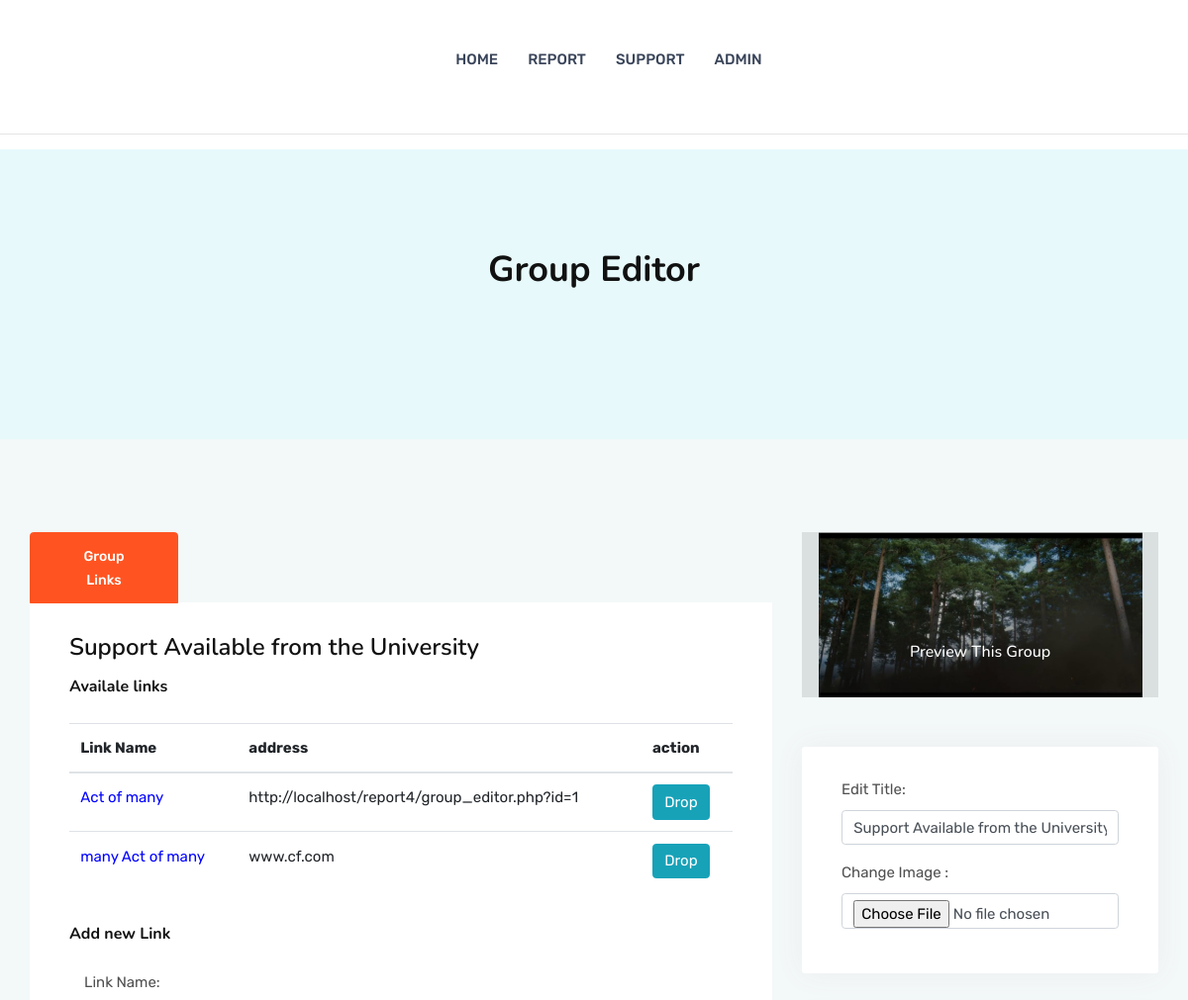
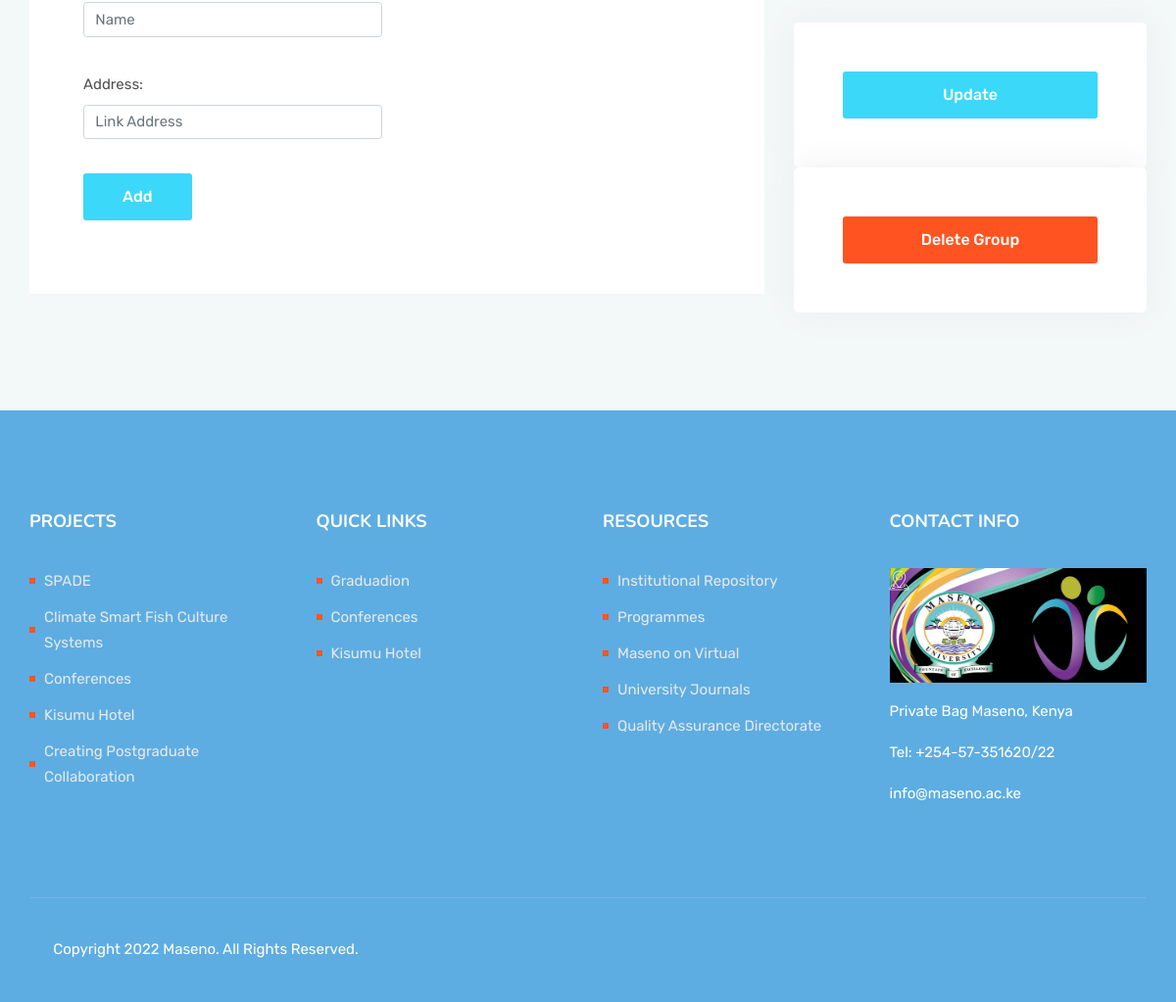
Page /group_editor.php?id=1 (signed in) on the committed database (2 pictures, top to bottom).
### tables this page shows
CREATE TABLE `link_categories` (
  `ID` int(100) NOT NULL,
  `CATEGORY` varchar(255) NOT NULL,
  `IMAGE` text NOT NULL
);

CREATE TABLE `links` (
  `ID` int(10) NOT NULL,
  `LINK_NAME` varchar(255) NOT NULL,
  `ADDRESS` varchar(255) NOT NULL,
  `CATEGORY_ID` varchar(255) NOT NULL
);

### group_editor.php (the view, shortened to what this page needs)
<?php
include('nav.php');
include('serverEditor.php');
  ?>
<div class="main-content">
  <div class="why-choose-us style2 gray-bg3 pt-100 pb-100 md-pt-70 md-pb-70">
      <div class="container">
         <div class="column">
             <div class="content-wrap text-center">
                  <div class="sec-title2 mb-40 col-sm-12">
                      <h2 class="sec-title2 mb-50">Group Editor</h2>
                  </div>
             </div>
         </div>
      </div>
  </div>
  <section class="intro-section gray-bg pt-94 pb-100 md-pt-64 md-pb-70">
      <div class="container">
          <div class="row clearfix">
              <div class="col-lg-8 md-mb-50">
                  <div class="intro-info-tabs">
                      <ul class="nav nav-tabs intro-tabs tabs-box" id="myTab" role="tablist">
                          <li class="nav-item tab-btns">
                              <a class="nav-link tab-btn active" id="prod-overview-tab" data-toggle="tab" href="#prod-overview" role="tab" aria-controls="prod-overview" aria-selected="true">Group Links</a>
                          </li>
                      </ul>
                      <div class="tab-content tabs-content" id="myTabContent">
                          <div class="tab-pane tab fade show active" id="prod-overview" role="tabpanel" aria-labelledby="prod-overview-tab">
                              <div class="content white-bg pt-30">
                                  <div class="course-overview">
                                      <div class="inner-box">
                                        <?php
                                        $id = $_GET['id'];
                                        $query1 = "SELECT * FROM link_categories WHERE ID = ".$id."";
                                        $query1_result = mysqli_query($con, $query1);
                                        if(mysqli_num_rows($query1_result)>0){
                                          while ($row = mysqli_fetch_array($query1_result)){
                                            $category = $row['CATEGORY'];
                                            $image = $row['IMAGE'];
                                          }}
                                            ?>
                                          <h4><?php echo $category; ?></h4>
                                          <h6>Availale links</h6>
                                          <ul class="review-list">
                                            <div class="table-responsive">
                                              <table class="table">
                                                <thead>
                                                  <tr>
                                                    <th>Link Name</th>
                                                    <th>address</th>
                                                    <th>action</th>
                                                  </tr>
                                                </thead>
                                            <?php
                                            $id = $_GET['id'];
                                            $query1 = "SELECT * FROM links WHERE CATEGORY_ID = ".$id."";
                                            $query1_result = mysqli_query($con, $query1);
                                            if(mysqli_num_rows($query1_result)>0){
                                              while ($row = mysqli_fetch_array($query1_result)){
                                                $link_name = $row['LINK_NAME'];
                                                $address = $row['ADDRESS'];
                                                ?>
                                                <form class=""  method="post">
                                                    <tr>
                                                      <td><a href="<?php echo $address ?>" style="color:blue"><?php echo "$link_name" ?></a></td>
                                                      <td><?php echo "$address"; ?></td>
                                                      <td><button type="submit" class="btn btn-info" name="dropLink">Drop</button></td>
                                                    </tr>
                                                  </form>
                                                <?php
                                              }
                                            }
                                                ?>
                                                </table>
                                          </ul>
                                          <h6>Add new Link</h6>
                                          <ul class="review-list">
                                              <form class="" action="" method="post">
                                                  <div class="col-lg-6 mb-35 col-md-6 col-sm-6">
                                                  <label for="name">Link Name:</label><br>
                                                    <input type="text" class="form-control col-lg-12" id="name" name="linkName" placeholder="Name" required="">
                                                </div>
                                                <div class="col-lg-6 mb-35 col-md-6 col-sm-6">
                                                  <label for="name">Address: </label><br>
                                                    <input class="form-control col-lg-12" type="text" id="name" name="linkAddress" placeholder="Link Address" required="">
                                                </div>
                                                <div class="col-lg-6 mb-35 col-md-6 col-sm-6">
                                                    <input type="submit" class="btn readon2 blue" name="addLink" value="Add">
                                                </div>
                                              </form>
                                          </ul>
                                      </div>
                                  </div>
                              </div>
                          </div>
                      </div>
                  </div>
              </div>
              <div class="video-column col-lg-4">
                  <div class="inner-column">
                      <div class="intro-video media-icon orange-color2">
                          <img class="video-img" src="assets/images/<?php echo $image ?>" alt="Video Image" style="height:167px; width:327px">
                          <h4>Preview this Group</h4>
                      </div>
                      <form action="" method="post" enctype="multipart/form-data">
                      <div class="course-features-info">
                          <ul>
                              <div class="form-group">
                                  <label for="Title">Edit Title:</label>
                                  <input type="text" class="form-control" id="email" placeholder="Edit Title" name="title" value="<?php echo $category; ?>">
                              </div>
                              <div class="form-group">
                                <label for="pwd">Change Image :</label>
                                <input type="file" class="form-control" id="file" placeholder="Choose file" name="image">
                              </div>
                          </ul>
                      </div>
                      <div class="btn-part">
                          <input type="submit" class="btn readon2 blue" name="btn_update_group" value="Update">
                      </div>
                      <div class="btn-part">
                          <input type="submit" class="btn readon2 orange" name="btn_delete_group" value="Delete Group">
                      </div>
                    </form>
                  </div>
              </div>
          </div>
      </div>
  </section>
</div>
<?php include('footer.php'); ?>

### rows in the picture
link_categories: CATEGORY "Support Available from the University", IMAGE (picture), title "Support Available from the University"
links: LINK_NAME "Act of many", ADDRESS "http://localhost/report4/group_editor.php?id=1"
links: LINK_NAME "many Act of many", ADDRESS "www.cf.com"
